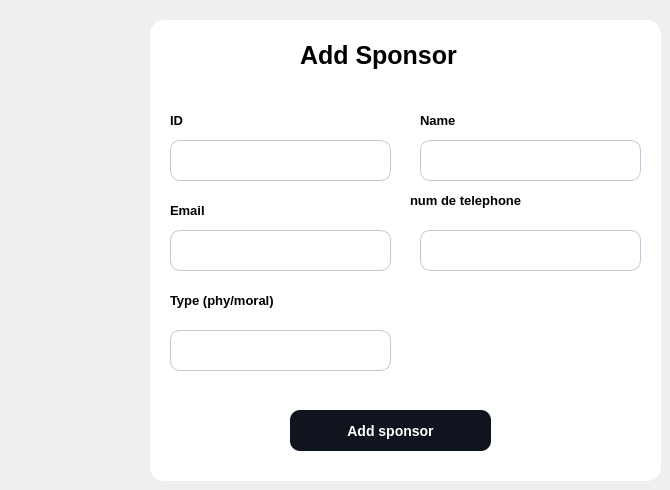
           <widget class="QWidget" name="page_22">
            <widget class="QWidget" name="add_container_7" native="true">
             <property name="geometry">
              <rect>
               <x>150</x>
               <y>20</y>
               <width>511</width>
               <height>461</height>
              </rect>
             </property>
             <property name="styleSheet">
              <string notr="true">
	background-color :white ; 
	border-radius :14px ; 
</string>
             </property>
             <widget class="QLineEdit" name="type_s">
              <property name="geometry">
               <rect>
                <x>20</x>
                <y>310</y>
                <width>221</width>
                <height>41</height>
               </rect>
              </property>
              <property name="styleSheet">
               <string notr="true">	background-color:white ; 
	border-radius:10px ; 
	font-size:13px ; 
	padding-left : 15px ; 
	border:1px solid #BFC9D3 ; </string>
              </property>
             </widget>
             <widget class="QLabel" name="title1_5">
              <property name="geometry">
               <rect>
                <x>150</x>
                <y>20</y>
                <width>201</width>
                <height>31</height>
               </rect>
              </property>
              <property name="styleSheet">
               <string notr="true">
	font-size: 25px ; 
	font-weight:bold ; 
	</string>
              </property>
              <property name="text">
               <string>Add Sponsor</string>
              </property>
             </widget>
             <widget class="QLabel" name="label_62">
              <property name="geometry">
               <rect>
                <x>20</x>
                <y>90</y>
                <width>21</width>
                <height>21</height>
               </rect>
              </property>
              <property name="styleSheet">
               <string notr="true">font-size:13px;
font-weight:bold ; </string>
              </property>
              <property name="text">
               <string>ID</string>
              </property>
             </widget>
             <widget class="QLineEdit" name="num_s">
              <property name="geometry">
               <rect>
                <x>270</x>
                <y>210</y>
                <width>221</width>
                <height>41</height>
               </rect>
              </property>
              <property name="styleSheet">
               <string notr="true">
	background-color:white ; 
	border-radius:10px ; 
	font-size:13px ; 
	padding-left : 15px ; 
	border:1px solid #BFC9D3 ; 
</string>
              </property>
             </widget>
             <widget class="QLabel" name="label_63">
              <property name="geometry">
               <rect>
                <x>20</x>
                <y>270</y>
                <width>141</width>
                <height>21</height>
               </rect>
              </property>
              <property name="styleSheet">
               <string notr="true">font-size:13px;
font-weight:bold ; </string>
              </property>
              <property name="text">
               <string>Type (phy/moral)</string>
              </property>
             </widget>
             <widget class="QLabel" name="label_64">
              <property name="geometry">
               <rect>
                <x>270</x>
                <y>90</y>
                <width>41</width>
                <height>21</height>
               </rect>
              </property>
              <property name="styleSheet">
               <string notr="true">font-size:13px;
font-weight:bold ; </string>
              </property>
              <property name="text">
               <string>Name</string>
              </property>
             </widget>
             <widget class="QPushButton" name="add_spon">
              <property name="geometry">
               <rect>
                <x>140</x>
                <y>390</y>
                <width>201</width>
                <height>41</height>
               </rect>
              </property>
              <property name="cursor">
               <cursorShape>PointingHandCursor</cursorShape>
              </property>
              <property name="styleSheet">
               <string notr="true">#add_spon {
	background-color:#0F141E ; 
	border-radius:10px ; 
	color : white ; 
	font-size:14px ; 
	font-weight:bold; 
}

#add_spon::hover {
	background-color:#4AC7EA ; 
	color:white ; 
}</string>
              </property>
              <property name="text">
               <string>Add sponsor</string>
              </property>
             </widget>
             <widget class="QLineEdit" name="ID_s">
              <property name="geometry">
               <rect>
                <x>20</x>
                <y>120</y>
                <width>221</width>
                <height>41</height>
               </rect>
              </property>
              <property name="styleSheet">
               <string notr="true">
	background-color:white ; 
	border-radius:10px ; 
	font-size:13px ; 
	padding-left : 15px ; 
	border:1px solid #BFC9D3 ; 
</string>
              </property>
             </widget>
             <widget class="QLineEdit" name="name_s">
              <property name="geometry">
               <rect>
                <x>270</x>
                <y>120</y>
                <width>221</width>
                <height>41</height>
               </rect>
              </property>
              <property name="styleSheet">
               <string notr="true">
	background-color:white ; 
	border-radius:10px ; 
	font-size:13px ; 
	padding-left : 15px ; 
	border:1px solid #BFC9D3 ; 
</string>
              </property>
             </widget>
             <widget class="QLineEdit" name="email_s">
              <property name="geometry">
               <rect>
                <x>20</x>
                <y>210</y>
                <width>221</width>
                <height>41</height>
               </rect>
              </property>
              <property name="styleSheet">
               <string notr="true">
	background-color:white ; 
	border-radius:10px ; 
	font-size:13px ; 
	padding-left : 15px ; 
	border:1px solid #BFC9D3 ; 
</string>
              </property>
             </widget>
             <widget class="QLabel" name="label_16">
              <property name="geometry">
               <rect>
                <x>20</x>
                <y>180</y>
                <width>51</width>
                <height>21</height>
               </rect>
              </property>
              <property name="styleSheet">
               <string notr="true">font-size:13px;
font-weight:bold ; </string>
              </property>
              <property name="text">
               <string>Email</string>
              </property>
             </widget>
             <widget class="QLabel" name="label_65">
              <property name="geometry">
               <rect>
                <x>260</x>
                <y>170</y>
                <width>141</width>
                <height>21</height>
               </rect>
              </property>
              <property name="styleSheet">
               <string notr="true">font-size:13px;
font-weight:bold ; </string>
              </property>
              <property name="text">
               <string>num de telephone </string>
              </property>
             </widget>
            </widget>
           </widget>
